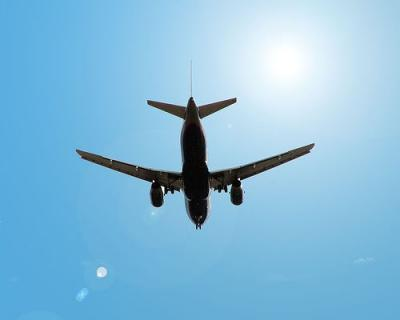
%> input picture MatlabFiles/airplane.jpg, 400 x 320 px
$ octave --eval "result = iGEM('airplane.jpg');"   (GNU Octave 9; MATLAB toolbox functions it lacks are replaced by stand-ins)
%> lines starting %> are read from the running program, lines starting %| are printed output that depends on the picture; in (x1, y1, x2, y2) boxes, pixels count from 0 and x2, y2 are one past the last pixel; in counts of white or black regions, pixels touching at a corner belong together; the program's own positions count from 1
function [markedImage, imageArray]  = iGEM(venus)
%> called with venus = 'airplane.jpg'

I = imread(venus);
%> I is the input picture: size 320x400x3 uint8; mean R, G, B 133.4, 187.8, 218.5
figure, imshow(I);


drawnow;
caption = sprintf('Original "coins" image showing\n6 nickels (the larger coins) and 4 dimes (the smaller coins).');
title(caption);
axis square; % Make sure image is not artificially stretched because of screen's aspect ratio.

% Just for fun, let's get its histogram.
[pixelCount grayLevels] = imhist(I);
%> pixelCount = 256 values, max 8433 at index 221, min 42 at index 2, mean 1500; grayLevels = 256 values from 0 to 255
subplot(3, 3, 2);
bar(pixelCount); title('Histogram of original image');
xlim([0 grayLevels(end)]);
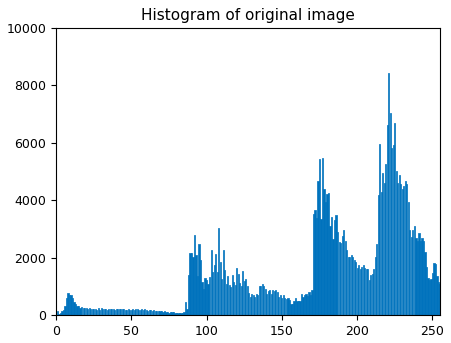
%> figure redrawn from the program's plot data; tallest bar 8433 high, from x = 220.6 to 221.4


level = graythresh(I);
%> level = 0.604
% background = imopen(I,strel('disk',5));
%
% I2 = I - background;
bw = im2bw(I, level);
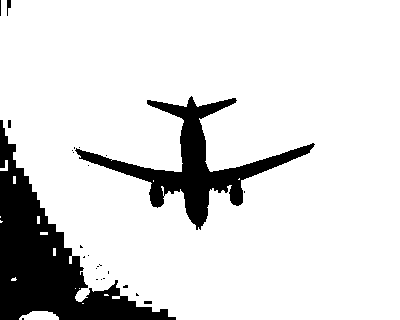
%> bw: size 320x400 logical; 86% white; 26 black regions (21 under 20 px), largest, box (x1, y1, x2, y2) and area: (0, 120, 176, 320) 11121, (75, 96, 315, 230) 6701, (7, 0, 11, 16) 40, (8, 120, 11, 128) 24, (144, 301, 152, 304) 24

figure, imshow(bw);

BWoutline = bwperim(bw);
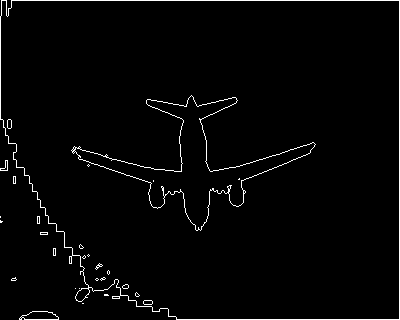
%> BWoutline: size 320x400 logical; 2.2% white in thin lines or dots
Segout = I;
Segout(BWoutline) = 255;
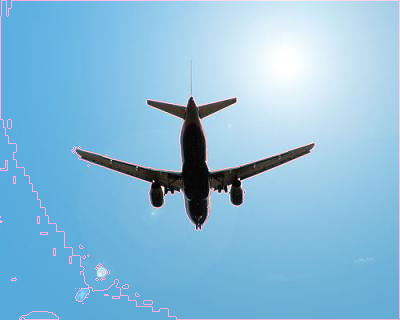
%> Segout: size 320x400x3 uint8; 2.22% of pixels changed, all inside (x1, y1, x2, y2) = (0, 0, 400, 320)
figure, imshow(Segout), title('outlined original image')

%
% figure, imshow(I)
%

% figure, imshow(bw)
% bw2 = imfill(bw,'holes');
% bw3 = imopen(bw2, ones(5,5));
% bw4 = bwareaopen(bw3, 40);
% bw4_perim = bwperim(bw4);
% overlay1 = imoverlay(I, bw4_perim, [.3 1 .3]);
% figure, imshow(overlay1)

%> (the run ends here)
